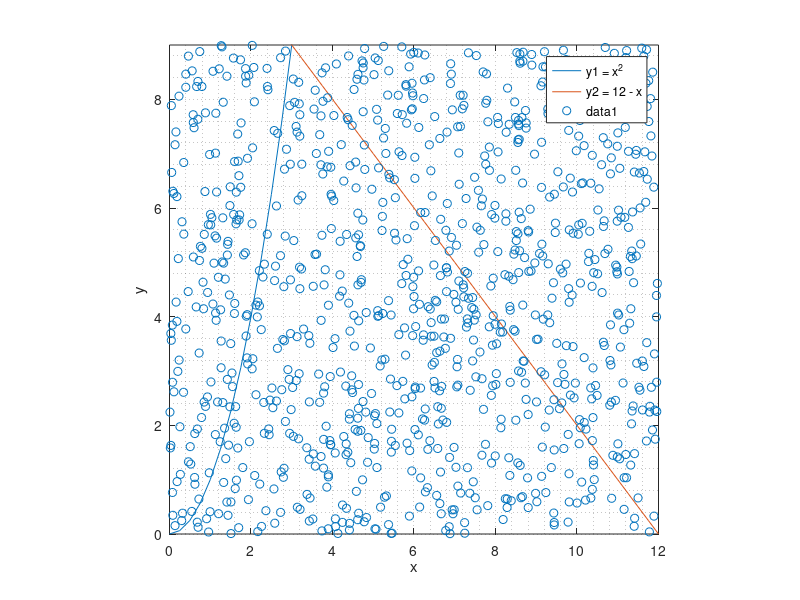

Reproduce this figure in MATLAB.
clear; clc; clf;
% this script tests Monte-Carlo to calculate area. 
%% plot pattern. 
xaxis = 0 : 0.25 : 12;
y1 = xaxis .^ 2;
y2 = 12 - xaxis;
plot(xaxis, y1, xaxis, y2);
xlabel('x');
ylabel('y');
legend('y1 = x^2','y2 = 12 - x');
axis([0 12 0 9]);
grid minor
%% Monte Carlo.
% total number of random points.
N = 1000;
% generate N random points.
x = unifrnd(0, 12, [1, N]);
y = unifrnd(0, 9, [1, N]);
% calculate frequency, i.e. how many points are inside the pattern.
freq = sum(y < x .^ 2 & x <= 3) + sum(y < 12 - x & x >= 3);
% area of the rectangle.
areaRec = 12 * 9;
ratio = freq / N;
area = areaRec * (freq / N);

hold on
scatter(x, y)
axis square



% Monte-Carlo can be pseudo-random in this case. If not pseudo-random, use
% low-discrepancy sequence such as Halton or Hammersley or Sobol sequence. 
